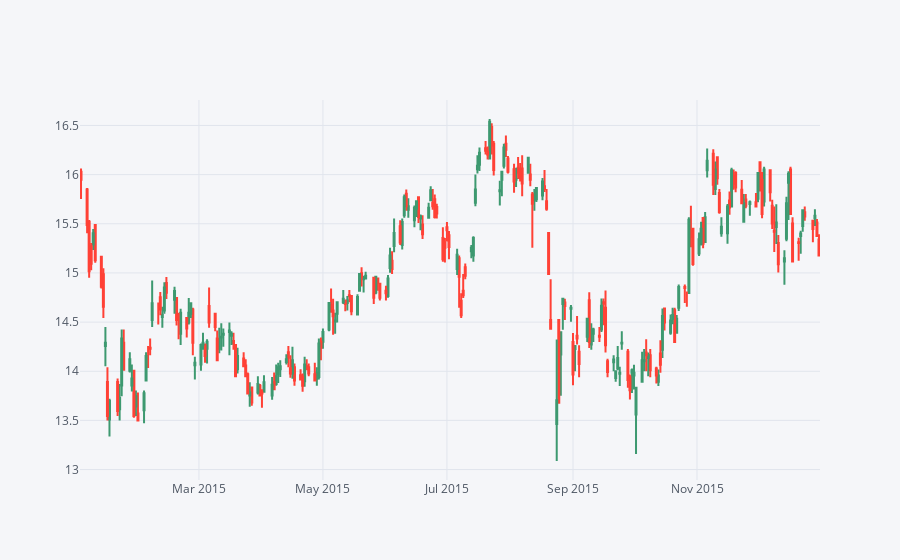

The cell this chart's notebook holds for it:
### Markdown cell above
** Use .iplot(kind='candle) to create a candle plot of Bank of America's stock from Jan 1st 2015 to Jan 1st 2016.**

### Code cell
BAC[['Open', 'High', 'Low', 'Close']].loc['2015-12-31': '2015-01-01'].iplot(kind='candle')

### Figure 1 — Plotly figure (JSON) as saved in the notebook; plotly's stock layout.template omitted (floating-point values rounded to 4 significant figures; data arrays with more than 128 entries replaced by an {"elided": "..."} marker saying what was removed)
{"data": [{"close": {"elided": "252 float values"}, "high": {"elided": "252 float values"}, "low": {"elided": "252 float values"}, "open": {"elided": "252 float values"}, "showlegend": false, "type": "candlestick", "x": {"elided": "252 str values"}, "yaxis": "y2"}], "layout": {"legend": {"bgcolor": "#F5F6F9", "font": {"color": "#4D5663"}}, "paper_bgcolor": "#F5F6F9", "plot_bgcolor": "#F5F6F9", "title": {"font": {"color": "#4D5663"}}, "xaxis": {"gridcolor": "#E1E5ED", "rangeslider": {"visible": false}, "showgrid": true, "tickfont": {"color": "#4D5663"}, "title": {"font": {"color": "#4D5663"}, "text": ""}, "zerolinecolor": "#E1E5ED"}, "yaxis": {"gridcolor": "#E1E5ED", "showgrid": true, "showticklabels": false, "tickfont": {"color": "#4D5663"}, "title": {"font": {"color": "#4D5663"}, "text": ""}, "zerolinecolor": "#E1E5ED"}, "yaxis2": {"gridcolor": "#E1E5ED", "showgrid": true, "tickfont": {"color": "#4D5663"}, "title": {"font": {"color": "#4D5663"}, "text": ""}, "zerolinecolor": "#E1E5ED"}}}
